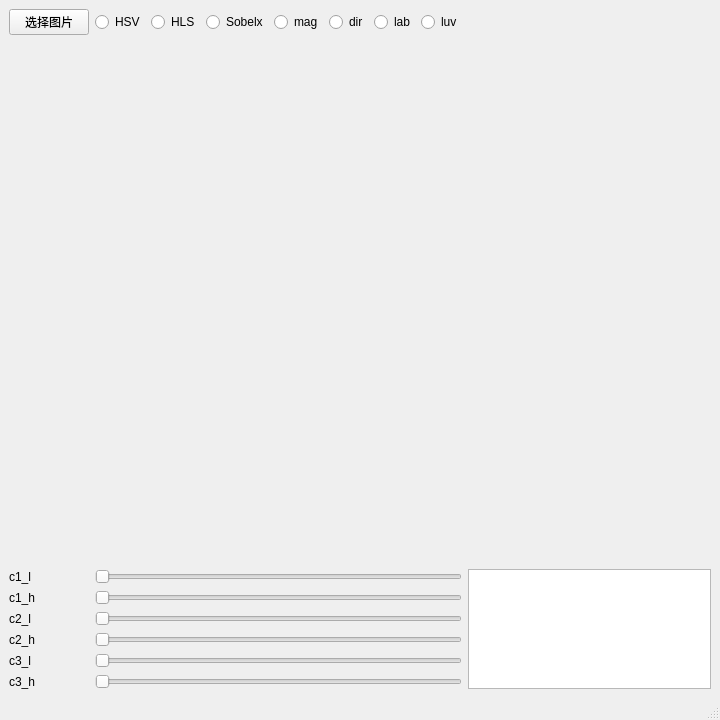
<?xml version="1.0" encoding="UTF-8"?>
<ui version="4.0">
 <class>mainWindow</class>
 <widget class="QMainWindow" name="mainWindow">
  <property name="geometry">
   <rect>
    <x>0</x>
    <y>0</y>
    <width>720</width>
    <height>720</height>
   </rect>
  </property>
  <property name="sizePolicy">
   <sizepolicy hsizetype="Fixed" vsizetype="Fixed">
    <horstretch>0</horstretch>
    <verstretch>0</verstretch>
   </sizepolicy>
  </property>
  <property name="minimumSize">
   <size>
    <width>720</width>
    <height>720</height>
   </size>
  </property>
  <property name="maximumSize">
   <size>
    <width>720</width>
    <height>720</height>
   </size>
  </property>
  <property name="windowTitle">
   <string>ColorCVT</string>
  </property>
  <property name="windowIcon">
   <iconset>
    <normaloff>icon.jpg</normaloff>icon.jpg</iconset>
  </property>
  <widget class="QWidget" name="centralwidget">
   <layout class="QGridLayout" name="gridLayout">
    <item row="7" column="0">
     <widget class="QLabel" name="c1_l_label">
      <property name="sizePolicy">
       <sizepolicy hsizetype="Fixed" vsizetype="Preferred">
        <horstretch>0</horstretch>
        <verstretch>0</verstretch>
       </sizepolicy>
      </property>
      <property name="text">
       <string>c1_l</string>
      </property>
     </widget>
    </item>
    <item row="6" column="0" colspan="9">
     <widget class="QLabel" name="img_label">
      <property name="enabled">
       <bool>true</bool>
      </property>
      <property name="sizePolicy">
       <sizepolicy hsizetype="Preferred" vsizetype="Preferred">
        <horstretch>0</horstretch>
        <verstretch>0</verstretch>
       </sizepolicy>
      </property>
      <property name="text">
       <string/>
      </property>
     </widget>
    </item>
    <item row="12" column="0">
     <widget class="QLabel" name="c3_h_label">
      <property name="sizePolicy">
       <sizepolicy hsizetype="Fixed" vsizetype="Preferred">
        <horstretch>0</horstretch>
        <verstretch>0</verstretch>
       </sizepolicy>
      </property>
      <property name="text">
       <string>c3_h</string>
      </property>
     </widget>
    </item>
    <item row="9" column="0">
     <widget class="QLabel" name="c2_l_label">
      <property name="sizePolicy">
       <sizepolicy hsizetype="Fixed" vsizetype="Preferred">
        <horstretch>0</horstretch>
        <verstretch>0</verstretch>
       </sizepolicy>
      </property>
      <property name="text">
       <string>c2_l</string>
      </property>
     </widget>
    </item>
    <item row="8" column="0">
     <widget class="QLabel" name="c1_h_label">
      <property name="sizePolicy">
       <sizepolicy hsizetype="Fixed" vsizetype="Preferred">
        <horstretch>0</horstretch>
        <verstretch>0</verstretch>
       </sizepolicy>
      </property>
      <property name="text">
       <string>c1_h</string>
      </property>
     </widget>
    </item>
    <item row="11" column="0">
     <widget class="QLabel" name="c3_l_label">
      <property name="sizePolicy">
       <sizepolicy hsizetype="Fixed" vsizetype="Preferred">
        <horstretch>0</horstretch>
        <verstretch>0</verstretch>
       </sizepolicy>
      </property>
      <property name="text">
       <string>c3_l</string>
      </property>
     </widget>
    </item>
    <item row="10" column="0">
     <widget class="QLabel" name="c2_h_label">
      <property name="sizePolicy">
       <sizepolicy hsizetype="Fixed" vsizetype="Preferred">
        <horstretch>0</horstretch>
        <verstretch>0</verstretch>
       </sizepolicy>
      </property>
      <property name="text">
       <string>c2_h</string>
      </property>
     </widget>
    </item>
    <item row="0" column="1">
     <widget class="QRadioButton" name="hsv_radioButton">
      <property name="sizePolicy">
       <sizepolicy hsizetype="Fixed" vsizetype="Fixed">
        <horstretch>0</horstretch>
        <verstretch>0</verstretch>
       </sizepolicy>
      </property>
      <property name="text">
       <string>HSV</string>
      </property>
      <property name="checked">
       <bool>false</bool>
      </property>
     </widget>
    </item>
    <item row="0" column="2">
     <widget class="QRadioButton" name="hls_radioButton">
      <property name="sizePolicy">
       <sizepolicy hsizetype="Minimum" vsizetype="Fixed">
        <horstretch>0</horstretch>
        <verstretch>0</verstretch>
       </sizepolicy>
      </property>
      <property name="text">
       <string>HLS</string>
      </property>
      <property name="checkable">
       <bool>true</bool>
      </property>
      <property name="checked">
       <bool>false</bool>
      </property>
     </widget>
    </item>
    <item row="0" column="3">
     <widget class="QRadioButton" name="sobelx_radioButton">
      <property name="text">
       <string>Sobelx</string>
      </property>
     </widget>
    </item>
    <item row="0" column="4">
     <widget class="QRadioButton" name="mag_radioButton">
      <property name="text">
       <string>mag</string>
      </property>
     </widget>
    </item>
    <item row="0" column="5">
     <widget class="QRadioButton" name="dir_radioButton">
      <property name="text">
       <string>dir</string>
      </property>
     </widget>
    </item>
    <item row="0" column="6">
     <widget class="QRadioButton" name="lab_radioButton">
      <property name="text">
       <string>lab</string>
      </property>
     </widget>
    </item>
    <item row="0" column="7">
     <widget class="QRadioButton" name="luv_radioButton">
      <property name="text">
       <string>luv</string>
      </property>
     </widget>
    </item>
    <item row="0" column="0">
     <widget class="QPushButton" name="img_select_pushButton">
      <property name="text">
       <string>选择图片</string>
      </property>
     </widget>
    </item>
    <item row="7" column="8" rowspan="6">
     <widget class="QTextEdit" name="textEdit">
      <property name="sizePolicy">
       <sizepolicy hsizetype="Preferred" vsizetype="Preferred">
        <horstretch>0</horstretch>
        <verstretch>0</verstretch>
       </sizepolicy>
      </property>
      <property name="readOnly">
       <bool>true</bool>
      </property>
     </widget>
    </item>
    <item row="7" column="1" colspan="7">
     <widget class="QSlider" name="c1_l_horizontalSlider">
      <property name="sizePolicy">
       <sizepolicy hsizetype="Ignored" vsizetype="Fixed">
        <horstretch>0</horstretch>
        <verstretch>0</verstretch>
       </sizepolicy>
      </property>
      <property name="orientation">
       <enum>Qt::Horizontal</enum>
      </property>
     </widget>
    </item>
    <item row="8" column="1" colspan="7">
     <widget class="QSlider" name="c1_h_horizontalSlider">
      <property name="orientation">
       <enum>Qt::Horizontal</enum>
      </property>
     </widget>
    </item>
    <item row="9" column="1" colspan="7">
     <widget class="QSlider" name="c2_l_horizontalSlider">
      <property name="orientation">
       <enum>Qt::Horizontal</enum>
      </property>
     </widget>
    </item>
    <item row="10" column="1" colspan="7">
     <widget class="QSlider" name="c2_h_horizontalSlider">
      <property name="orientation">
       <enum>Qt::Horizontal</enum>
      </property>
     </widget>
    </item>
    <item row="11" column="1" colspan="7">
     <widget class="QSlider" name="c3_l_horizontalSlider">
      <property name="orientation">
       <enum>Qt::Horizontal</enum>
      </property>
     </widget>
    </item>
    <item row="12" column="1" colspan="7">
     <widget class="QSlider" name="c3_h_horizontalSlider">
      <property name="orientation">
       <enum>Qt::Horizontal</enum>
      </property>
     </widget>
    </item>
   </layout>
  </widget>
  <widget class="QMenuBar" name="menubar">
   <property name="geometry">
    <rect>
     <x>0</x>
     <y>0</y>
     <width>720</width>
     <height>26</height>
    </rect>
   </property>
  </widget>
  <widget class="QStatusBar" name="statusbar"/>
 </widget>
 <resources/>
 <connections/>
</ui>
